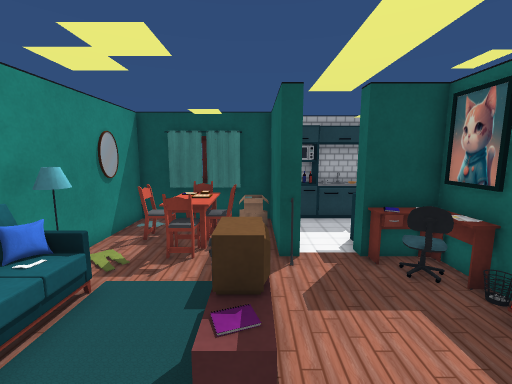
View 1 (above)

12 first-person views from a walk through a scene from a Unity 3-D project. The camera is 1.5 m above the floor, tilts 8° down and sees 90° across. Doors are open. The floor is counted in squares, 0.5 m on a side. Each view is taken from the middle of a square. On the plan, view 1 faces up. The plan holds only what a view shows up to about 19 squares ahead; the rest is blank. Some surface patterns are stand-ins.

View 2
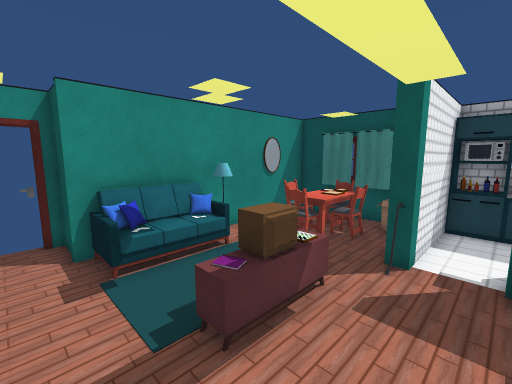

View 3
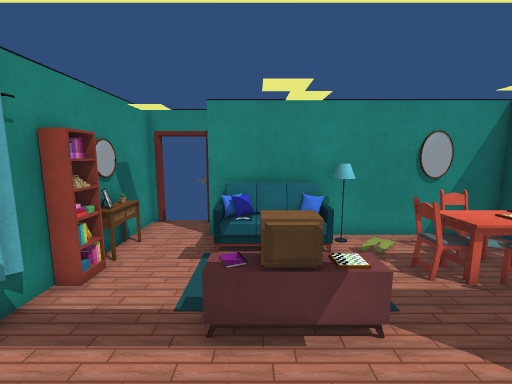

View 4
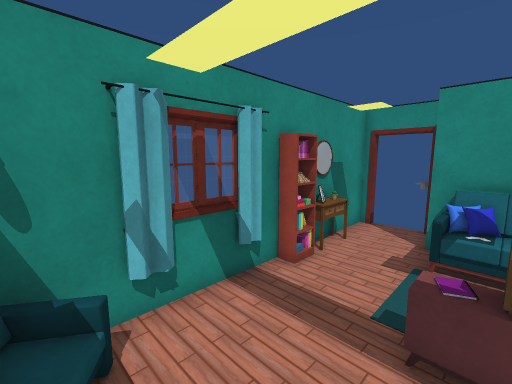

View 5
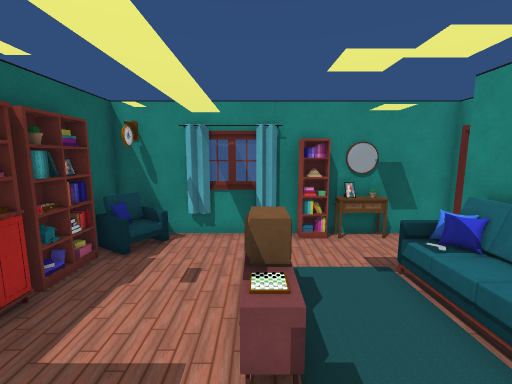

View 6
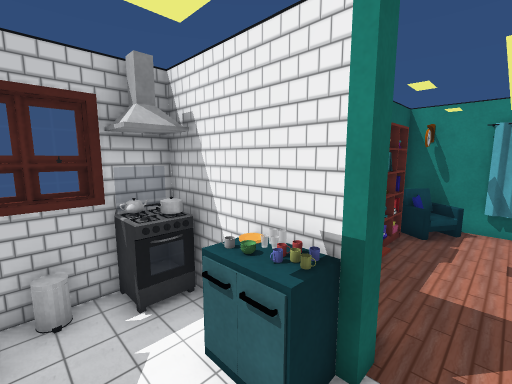

View 7
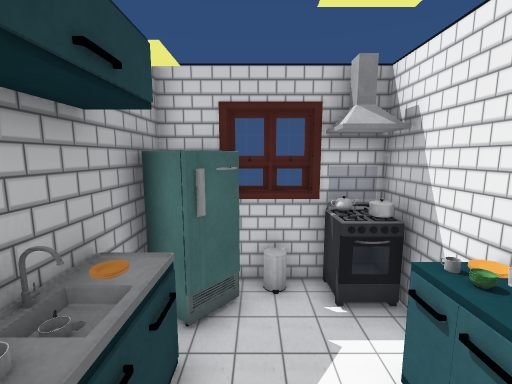

View 8
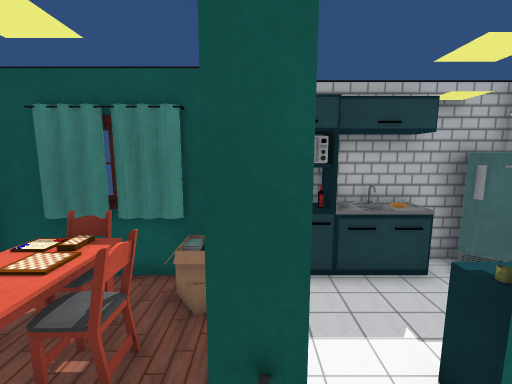

View 9
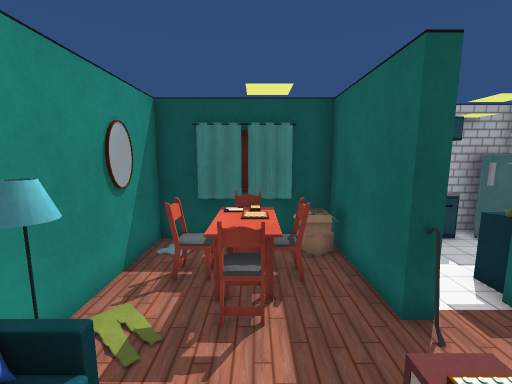

View 10
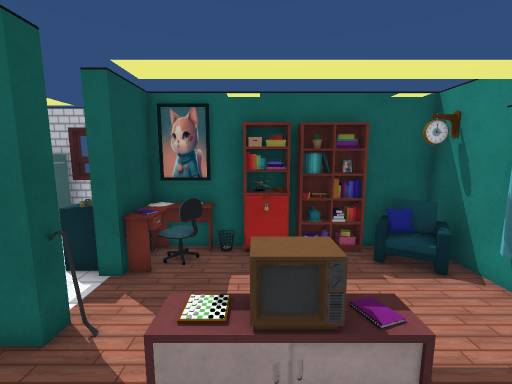

View 11
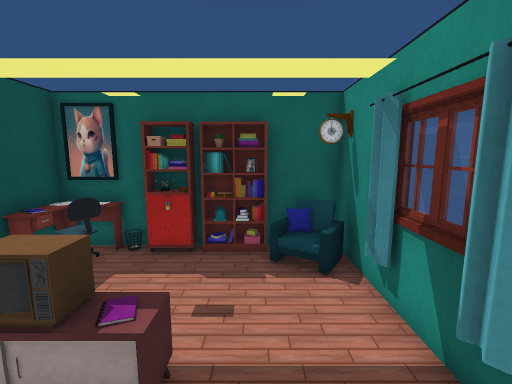

View 12
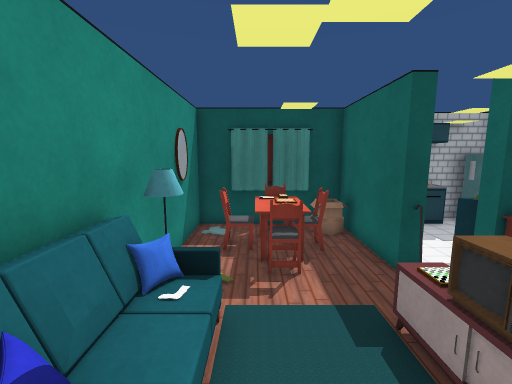

### Floor plan
Key: @ floor where view 1 was taken; # wall or solid block; . floor; D open door; = window, fence, low wall or low ledge; ^ raised ledge; O other object.
Columns run from 8 left of view 1 to 8 right of it. Each row starts with its distance up from view 1.
 13          ########
 12   ########====###
 11   #..#O=^#.....##
 10   ##OO=O.#......#
  9   ##OO=O.#.=^^.=#
  8    #.OO#.#.######
  7   ## OO..#.=##
  6   ###.......O#
  5   #O=...^....#
  4   #OO..OO....O
  3   #OO..OO....O
  2   #==...^....O
  1 ###..........O
  0 D.......@...O#
 -1 D..=^#O##.#=##
 -2 ##############

Positions as (right, up) in squares from view 1, and headings:
1: (0, 0), facing up
2: (3, 0), facing up-left
3: (4, 3), facing left
4: (4, 3), facing down-left
5: (0, 8), facing down
6: (2, 11), facing down-right
7: (2, 11), facing right
8: (1, 6), facing up
9: (-2, 3), facing up
10: (-3, 4), facing right
11: (-3, 1), facing right
12: (-3, 1), facing up
